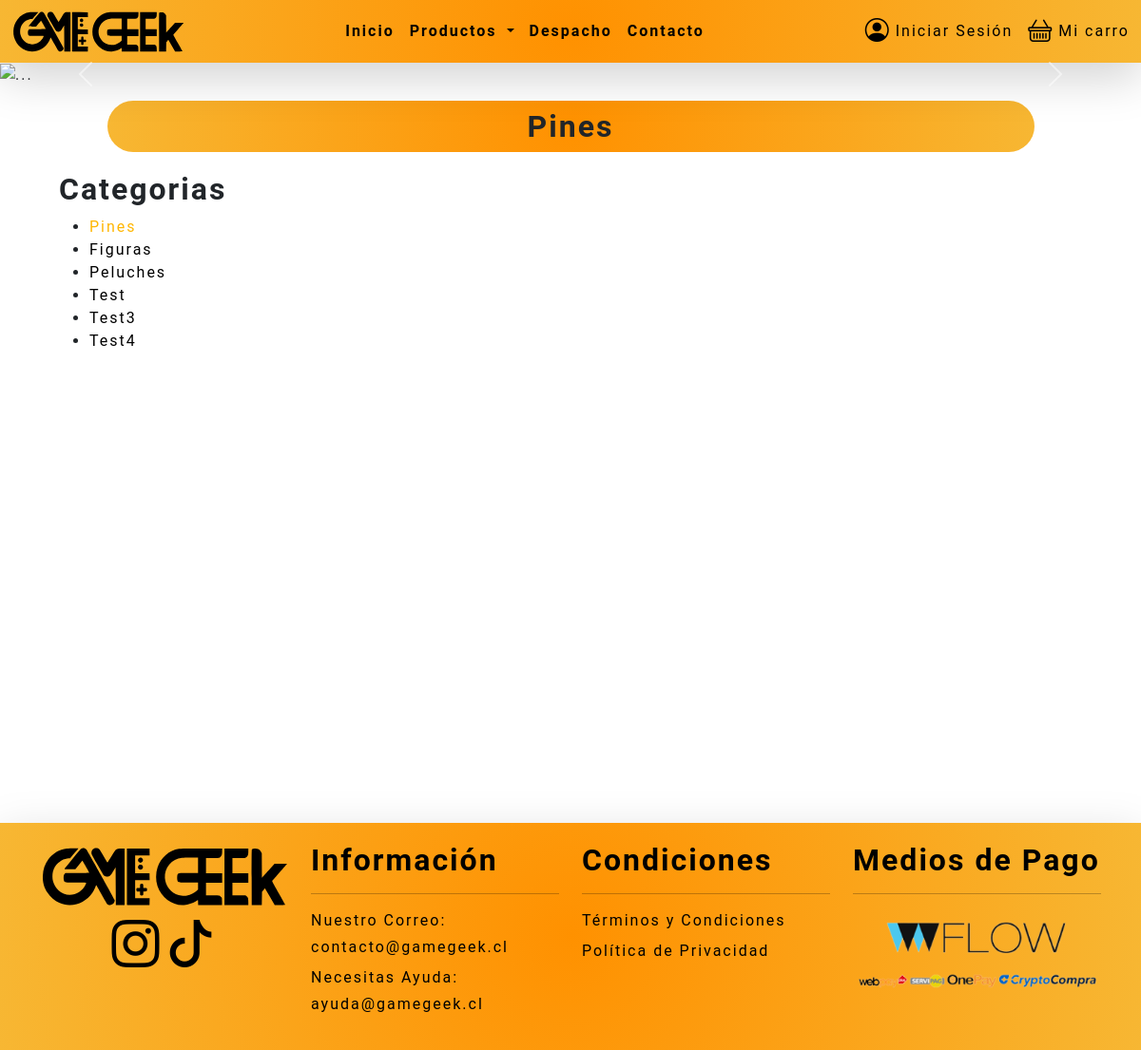
Screenshot of /pages/productos/pines with the database file from the repository.
### GameGeek/models.py (models this page shows, shortened)
class CategoriaProducto(models.Model):
    id = models.AutoField(primary_key=True, db_column='ID_CATEGORIA_PRODUCTO')
    nombre = models.CharField(max_length=30, unique=True)
    imagen = models.CharField(max_length=100, blank=True, null=True)
    objects = CategoriaProductoManager()

### GameGeek/views.py (the view)
# urls.py: path('pages/productos/<str:categoria>', views.productos, name='productos'),
def productos(request, categoria):
    if categoria != "":
        objCategoria = CategoriaProducto.objects.get(nombre=categoria)
        categorias = CategoriaProducto.objects.all()
        for cate in categorias:
            cate.nombre_capitalize = cate.nombre.capitalize()
        productos = Producto.objects.get_productos_by_categoria(objCategoria)
        for producto in productos:
            producto.precio_con_descuento = producto.precio - (producto.precio * producto.descuento / 100)
        context = {
            'categoria_principal': objCategoria,
            'categoria_nombre_capitalize': objCategoria.nombre.capitalize(),
            'categorias': categorias,
            'productos': productos,
        }
        return render(request, 'pages/productos.html', context)
    else:
        return render(request, 'pages/productos.html')

### GameGeek/models.py (called while the page is built)
    def get_productos_by_categoria(self, categoria):
        return self.filter(id_categoria_producto=categoria.id)

### GameGeek/templates/pages/productos.html (shortened to what this page needs)
<!DOCTYPE html>
<html lang="en">
<head>
    {% load static %}
    <link href="https://cdn.jsdelivr.net/npm/bootstrap@5.3.3/dist/css/bootstrap.min.css" rel="stylesheet"
 />
    <link rel="stylesheet" href="https://cdn.jsdelivr.net/npm/bootstrap-icons@1.11.3/font/bootstrap-icons.min.css" />
    <link rel="stylesheet" href="{% static 'css/style.css' %} " />
</head>
<body>
    {% include 'base/navbar.html' %}
    <main>
        {% include 'base/carousel.html' %}
        <section class="section-space">
            <div class="container-fluid">
                <div class="row justify-content-center align-items-center text-center text-md-left">
                    <div class="col-12 col-md-auto col-lg-10 bg-yellow border-circle">
                        <h3 class="m-2 text-title">{{ categoria_nombre_capitalize }}</h3>
                    </div>
                </div>
            </div>
            <div class="container">
                <div class="card-col-2">
                    <h1 class="text-title">Categorias</h1>
                    <ul>
                        {% for categoria in categorias %}
                        {% if categoria_principal.id == categoria.id %}
                        <li>
                            <a href="{% url 'productos' categoria=categoria.nombre %}"
                                class="txt-orange-transition txt-color-primary">{{ categoria.nombre_capitalize }}</a>
                        </li>
                        {% else %}
                        <li>
                            <a href="{% url 'productos' categoria=categoria.nombre %}" class="txt-orange-transition">{{ categoria.nombre_capitalize }}</a>
                        </li>
                        {% endif %}
                        {% endfor %}
                    </ul>
                </div>
            </div>
        </section>
    </main>
    {% include 'base/footer.html' %}
</body>
</html>

### GameGeek/static/css/style.css (style rules this page uses)
a { color: #000000; text-decoration: none; }
body { font-family: 'Roboto', sans-serif!important; letter-spacing: 2px; }
th, h1, h2, h3, h4, h5, h6 { font-family: 'Roboto', sans-serif!important; letter-spacing: 2px; }
.text-title { font-family: 'Roboto', sans-serif!important; letter-spacing: 2px; font-size: 2em; font-weight: bold; }
td, li, p, button, span { font-family: 'Roboto', sans-serif!important; letter-spacing: 2px; }
main { min-height: 100vh; }
.container { display: flex; }
.card-col-2 { width: 20%; margin: 20px; }
.section-space { margin: 15px; }
.txt-color-primary { color: #ffb600; }
.bg-yellow { background-color: #ffb600; background: radial-gradient(circle, #ff9100 0%, #f7b733 100%); }
.border-circle { border-radius: 50px; }

### rows the page displays
CategoriaProducto: nombre "Pines", nombre_capitalize "Pines"
CategoriaProducto: nombre_capitalize "Figuras"
CategoriaProducto: nombre_capitalize "Peluches"
CategoriaProducto: nombre_capitalize "Test"
CategoriaProducto: nombre_capitalize "Test3"
CategoriaProducto: nombre_capitalize "Test4"
